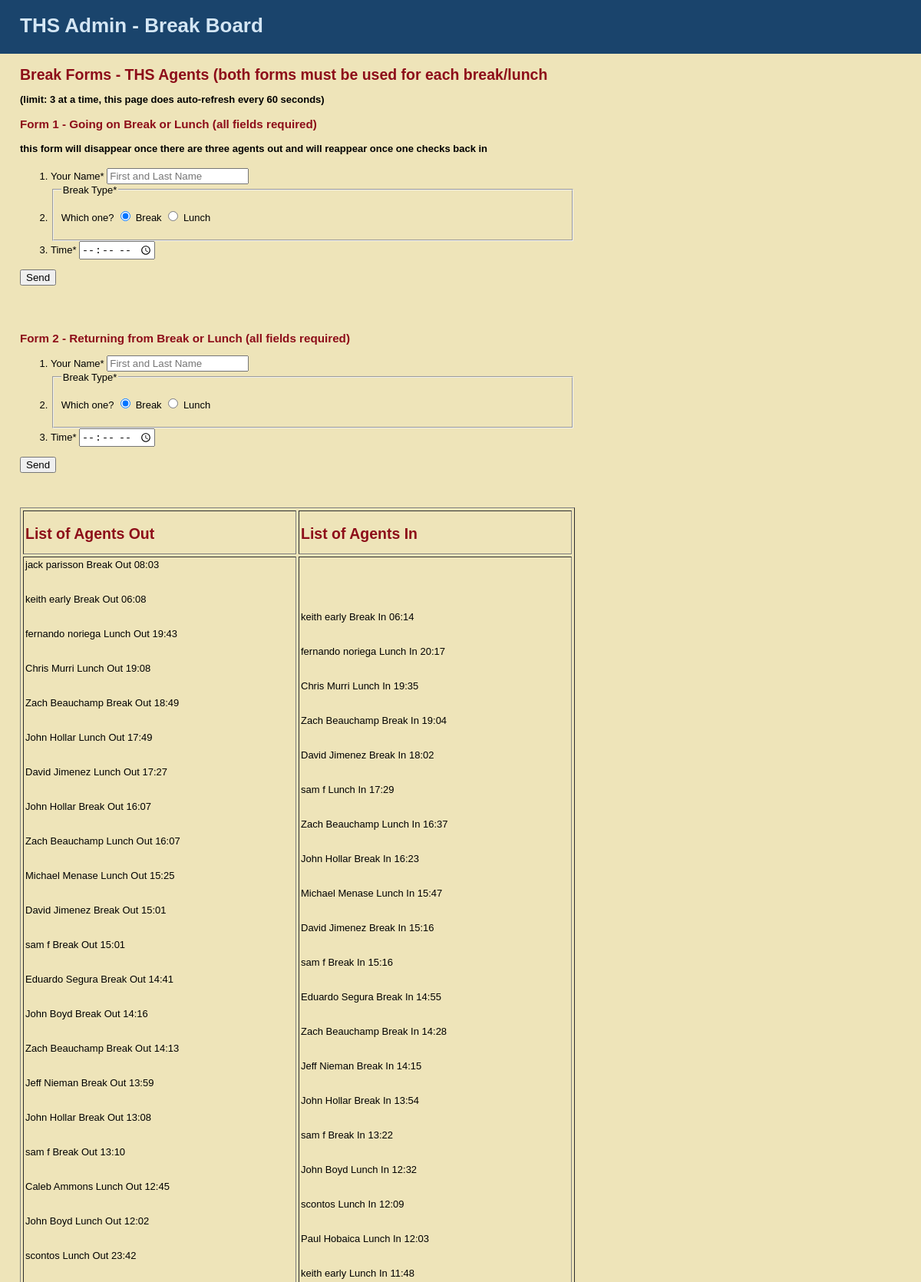
The page / (upper part) on the database its author committed.
### tables this page shows
CREATE TABLE `breaktracker` (
  `id` int(11) NOT NULL AUTO_INCREMENT COMMENT 'entry',
  `agent` varchar(20) NOT NULL COMMENT 'agent full name',
  `breaktype` varchar(5) NOT NULL COMMENT 'lunch or break',
  `inORout` varchar(5) NOT NULL COMMENT 'Agent clocking in or out from Break or Lunch',
  `time` varchar(10) NOT NULL COMMENT 'current time',
  PRIMARY KEY (`id`)
);

### index.php (the view, shortened to what this page needs)
<?php include_once("../includes/layouts/header.php"); ?>
<div id="main">
    <div id="page">
    <h2>Break Forms - THS Agents (both forms must be used for each break/lunch<h4>(limit: 3 at a time, this page does auto-refresh every 60 seconds)</h4>
    </h2>
	<h3>Form 1 - Going on Break or Lunch (all fields required)</h3>
	<h4>this form will disappear once there are three agents out and will reappear once one checks back in</h4>
 	<form id="myoutform" name="theoutform" action="process.php" class="$outform" method="POST" enctype="multipart/form-data">
		<ol>
			<li>
				<label for="agent">Your Name*</label>
				<input type="text" name="agent" id="agent" required title="Please enter your name" autofocus placeholder="First and Last Name" value="<?php if (isset($agent)) { echo $agent; } ?>" />
			</li>
			<li>
			    <fieldset>
                   <legend>Break Type*</legend>
                   <p>
                      <label>Which one?</label>
                      <input type = "radio"
                             name = "breaktype"
                             id = "break"
                             value = "Break"
                             checked = "checked" />
                      <label for = "break">Break</label>
                      <input type = "radio"
                             name = "breaktype"
                             id = "lunch"
                             value = "Lunch" />
                      <label for = "lunch">Lunch</label>
                    </p>
                  </fieldset>
			</li>
			<li>
				<label for="time">Time*</label>
				<input type="time" name="time" id="time" required title="What time is it right now?" autofocus placeholder="6:00am" value="<?php if (isset($time)) { echo $time; } ?>" />
			</li>
		</ol>
		<button type="submit" name="action" value="submit">Send</button>
	</form>
	<br /><br /><br />
		<h3>Form 2 - Returning from Break or Lunch (all fields required)</h3>
 	<form id="myinform" name="theinform" class="inform" action="process.php" method="POST" enctype="multipart/form-data">
		<ol>
			<li>
				<label for="agent">Your Name*</label>
				<input type="text" name="agent" id="agent" required title="Please enter your name" autofocus placeholder="First and Last Name" value="<?php if (isset($agent)) { echo $agent; } ?>" />
			</li>
			<li>
			    <fieldset>
                   <legend>Break Type*</legend>
                   <p>
                      <label>Which one?</label>
                      <input type = "radio"
                             name = "breaktype"
                             id = "break"
                             value = "Break"
                             checked = "checked" />
                      <label for = "break">Break</label>
                      <input type = "radio"
                             name = "breaktype"
                             id = "lunch"
                             value = "Lunch" />
                      <label for = "lunch">Lunch</label>
                    </p>
                  </fieldset>
			</li>
			<li>
				<label for="time">Time*</label>
				<input type="time" name="time" id="time" required title="What time is it right now?" autofocus placeholder="6:00am" value="<?php if (isset($time)) { echo $time; } ?>" />
			</li>
		</ol>
		<button type="submit" name="action" onClick="counter()" value="submit">Send</button>
	</form>
	<br /><br /><br />
<table cellpadding=2 cellspacing=3 border=1>
    <tr>
        <td width="350px">
            <h2>List of Agents Out</h2>
        </td>
        <td width="350px">
            <h2>List of Agents In</h2>
        </td>
    </tr>
    <tr>
	    <td width="350px">
		<div class="list-items">
		<?php
			$queryOut = "SELECT * FROM breaktracker WHERE inORout=' Out ' ORDER by id DESC ";
			if ($result = mysqli_query($agentconnection, $queryOut)) {
				while ($row = mysqli_fetch_assoc($result)) {
					printf ("%s %s %s %s\n", $row['agent'], $row['breaktype'], $row['inORout'], $row['time']);
					echo ("<br />");
					echo ("<br />");
					echo ("<br />");
				}
			}
		?>
		</div>
		</td>
        <td width="350px">
		<div class="list-items">
		<?php
			$queryIn = "SELECT * FROM breaktracker WHERE inORout=' In ' ORDER by id DESC ";
			if ($result = mysqli_query($agentconnection, $queryIn)) {
				while ($row = mysqli_fetch_assoc($result)) {
					printf ("%s %s %s %s\n", $row['agent'], $row['breaktype'], $row['inORout'], $row['time']);
					echo ("<br />");
					echo ("<br />");
					echo ("<br />");
				}
			}
		?>
		</div>
		</td>
	</tr>
	</div>
  </div>

### admin/header.php (shortened to what this page needs)
<?php
	if (!isset($layout_context)) {
		$layout_context = "public";
	}
?>
<!DOCTYPE html PUBLIC "-//W3C//DTD HTML 4.01 Transitional//EN"
   "http://www.w3.org/TR/html4/loose.dtd">
<html>
	<head>
	<?php
	echo '<link href="../../../breakboard/public/stylesheets/public.css" media="all" rel="stylesheet" type="text/css" />';
	?>
</head>
<body>
    <div id="header">
	      <h1>THS Admin - Break Board<?php if ($layout_context == "admin") { echo "Admin"; } ?></h1>
    </div>

### stylesheets/public.css (style rules this page uses)
html { height: 100%; width: 100%; }
body { width: 100%; height: 100%; margin: 0; padding: 0; border: 0; font-family: Verdana, Arial, Helvetica, sans-serif; font-size: 13px; line-height: 15px; background: #EEE4B9; }
#header { height: 70px; margin: 0; padding: 0; text-align: left; background: #1A446C; color: #D4E6F4; }
#header h1 { padding: 1em; margin: 0; }
#main { height: 600px; width: 100%; margin: 0; padding: 0; background: #EEE4B9; }
#page { float: left; height: 100%; padding-left: 2em; vertical-align: top; background: #EEE4B9; }
#page h2 { color: #8D0D19; margin-top: 1em; }
#page h3 { color: #8D0D19; }

### rows shown on the page
breaktracker: agent "jack parisson", breaktype "Break", inORout "Out", time "08:03"
breaktracker: agent "keith early", breaktype "Break", inORout "Out", time "06:08"
breaktracker: agent "fernando noriega", breaktype "Lunch", inORout "Out", time "19:43"
breaktracker: agent "Chris Murri", breaktype "Lunch", inORout "Out", time "19:08"
breaktracker: agent "Zach Beauchamp", breaktype "Break", inORout "Out", time "18:49"
breaktracker: agent "John Hollar", breaktype "Lunch", inORout "Out", time "17:49"
breaktracker: agent "David Jimenez", breaktype "Lunch", inORout "Out", time "17:27"
breaktracker: agent "John Hollar", breaktype "Break", inORout "Out", time "16:07"
breaktracker: agent "Zach Beauchamp", breaktype "Lunch", inORout "Out", time "16:07"
breaktracker: agent "Michael Menase", breaktype "Lunch", inORout "Out", time "15:25"
breaktracker: agent "David Jimenez", breaktype "Break", inORout "Out", time "15:01"
breaktracker: agent "sam f", breaktype "Break", inORout "Out", time "15:01"
breaktracker: agent "Eduardo Segura", breaktype "Break", inORout "Out", time "14:41"
breaktracker: agent "John Boyd", breaktype "Break", inORout "Out", time "14:16"
breaktracker: agent "Zach Beauchamp", breaktype "Break", inORout "Out", time "14:13"
breaktracker: agent "Jeff Nieman", breaktype "Break", inORout "Out", time "13:59"
breaktracker: agent "John Hollar", breaktype "Break", inORout "Out", time "13:08"
breaktracker: agent "sam f", breaktype "Break", inORout "Out", time "13:10"
breaktracker: agent "Caleb Ammons", breaktype "Lunch", inORout "Out", time "12:45"
breaktracker: agent "John Boyd", breaktype "Lunch", inORout "Out", time "12:02"
breaktracker: agent "scontos", breaktype "Lunch", inORout "Out", time "23:42"
breaktracker: agent "keith early", breaktype "Break", inORout "In", time "06:14"
breaktracker: agent "fernando noriega", breaktype "Lunch", inORout "In", time "20:17"
breaktracker: agent "Chris Murri", breaktype "Lunch", inORout "In", time "19:35"
breaktracker: agent "Zach Beauchamp", breaktype "Break", inORout "In", time "19:04"
breaktracker: agent "David Jimenez", breaktype "Break", inORout "In", time "18:02"
breaktracker: agent "sam f", breaktype "Lunch", inORout "In", time "17:29"
breaktracker: agent "Zach Beauchamp", breaktype "Lunch", inORout "In", time "16:37"
breaktracker: agent "John Hollar", breaktype "Break", inORout "In", time "16:23"
breaktracker: agent "Michael Menase", breaktype "Lunch", inORout "In", time "15:47"
breaktracker: agent "David Jimenez", breaktype "Break", inORout "In", time "15:16"
breaktracker: agent "sam f", breaktype "Break", inORout "In", time "15:16"
breaktracker: agent "Eduardo Segura", breaktype "Break", inORout "In", time "14:55"
breaktracker: agent "Zach Beauchamp", breaktype "Break", inORout "In", time "14:28"
breaktracker: agent "Jeff Nieman", breaktype "Break", inORout "In", time "14:15"
breaktracker: agent "John Hollar", breaktype "Break", inORout "In", time "13:54"
breaktracker: agent "sam f", breaktype "Break", inORout "In", time "13:22"
breaktracker: agent "John Boyd", breaktype "Lunch", inORout "In", time "12:32"
breaktracker: agent "scontos", breaktype "Lunch", inORout "In", time "12:09"
breaktracker: agent "Paul Hobaica", breaktype "Lunch", inORout "In", time "12:03"
breaktracker: agent "keith early", breaktype "Lunch", inORout "In", time "11:48"
